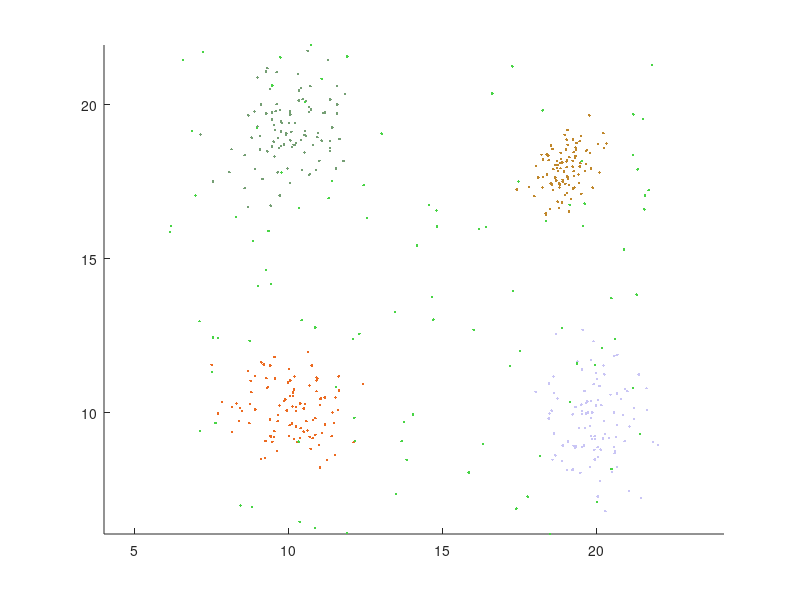

The MATLAB source for this figure:
     % This file is for the first requirement of exercise 6.
N = 100;  % The number of data vectors

randn('seed',0)
m = [10 10; 20 10; 10 19; 19 18]; % The distribution means of the clusters
S(:,:,1)=eye(2);
S(:,:,2)=[1.0 .2; .2 1.5];
S(:,:,3)=[1.0 .4; .4 1.1];
S(:,:,4)=[.3 .2; .2 .5];
n_points=N*ones(1,5);
noise=rand(2,100)*16+6;
X=[];

figure(1), hold on
for i=1:4
    X=[X; mvnrnd(m(i,:),S(:,:,i),n_points(i))];
end
X=X';
X=[X, noise];

for i=1:5 
    figure(1), plot(X(1,(i-1)*100+1:i*100),X(2,(i-1)*100+1:i*100),'.', 'Color', rand(1, 3))
end
figure(1), axis equal

